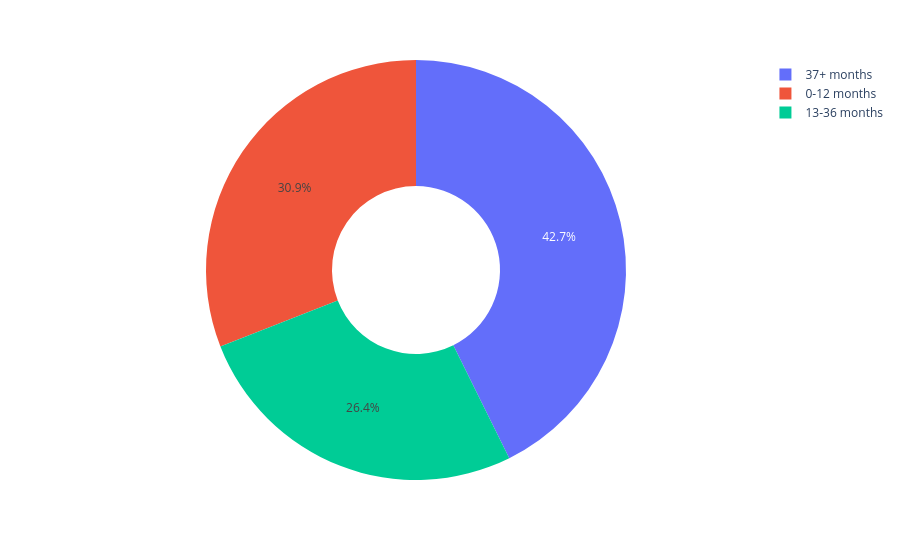

Notebook cell for this chart:
### Code cell
##customer distribution by tenure group in plotly express

tenure_counts = df['tenure_group'].value_counts().reset_index()

px.pie(
    tenure_counts,
    names='tenure_group',
    values='count',
    hole=0.4
)

### Figure 1 — Plotly figure (JSON) as saved in the notebook; plotly's stock layout.template omitted (floating-point values rounded to 4 significant figures)
{"data": [{"domain": {"x": [0, 1], "y": [0, 1]}, "hole": 0.4, "hovertemplate": "tenure_group=%{label}<br>count=%{value}<extra></extra>", "labels": ["37+ months", "0-12 months", "13-36 months"], "legendgroup": "", "name": "", "showlegend": true, "type": "pie", "values": [3001, 2175, 1856]}], "layout": {"legend": {"tracegroupgap": 0}, "margin": {"t": 60}}}
